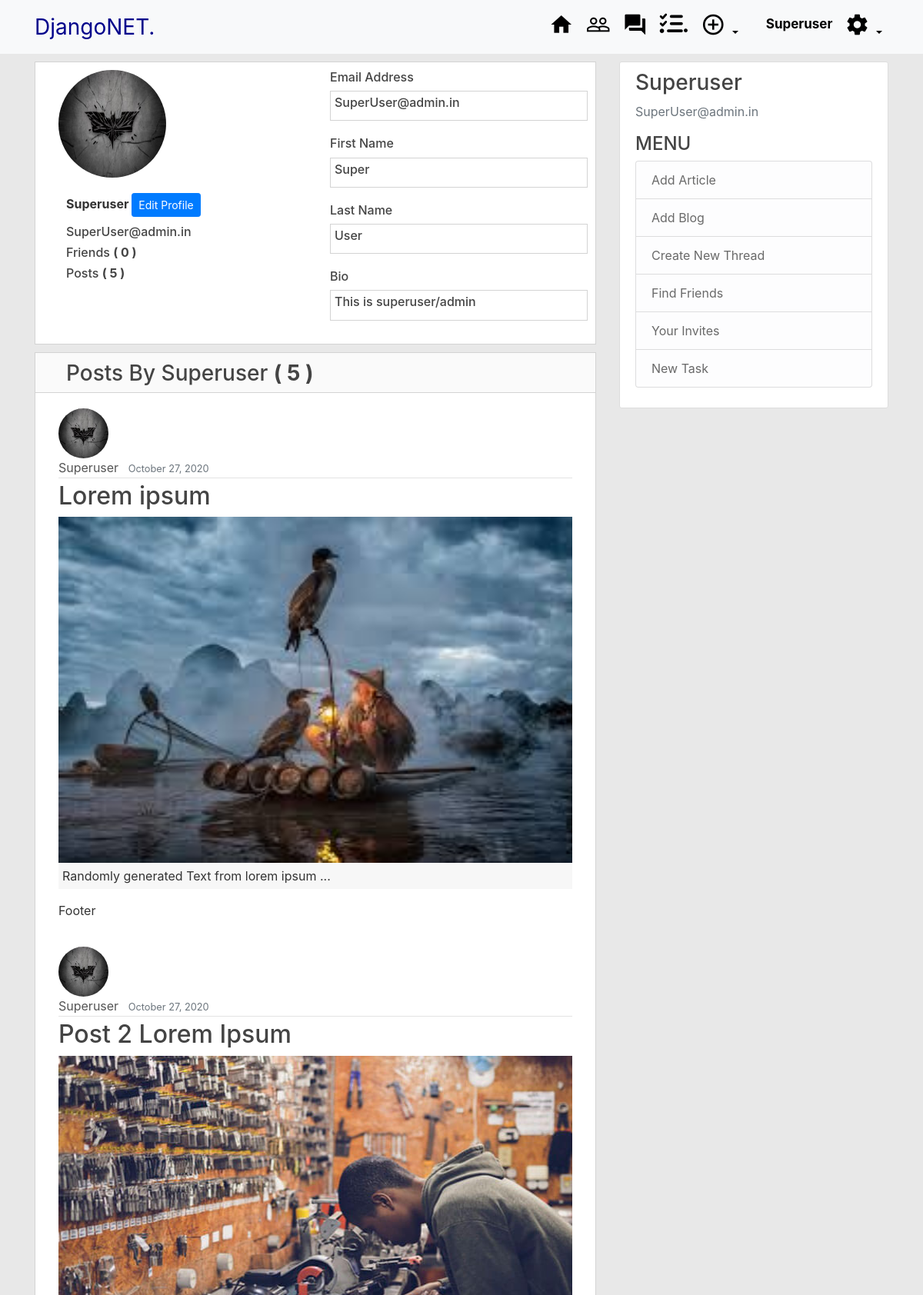
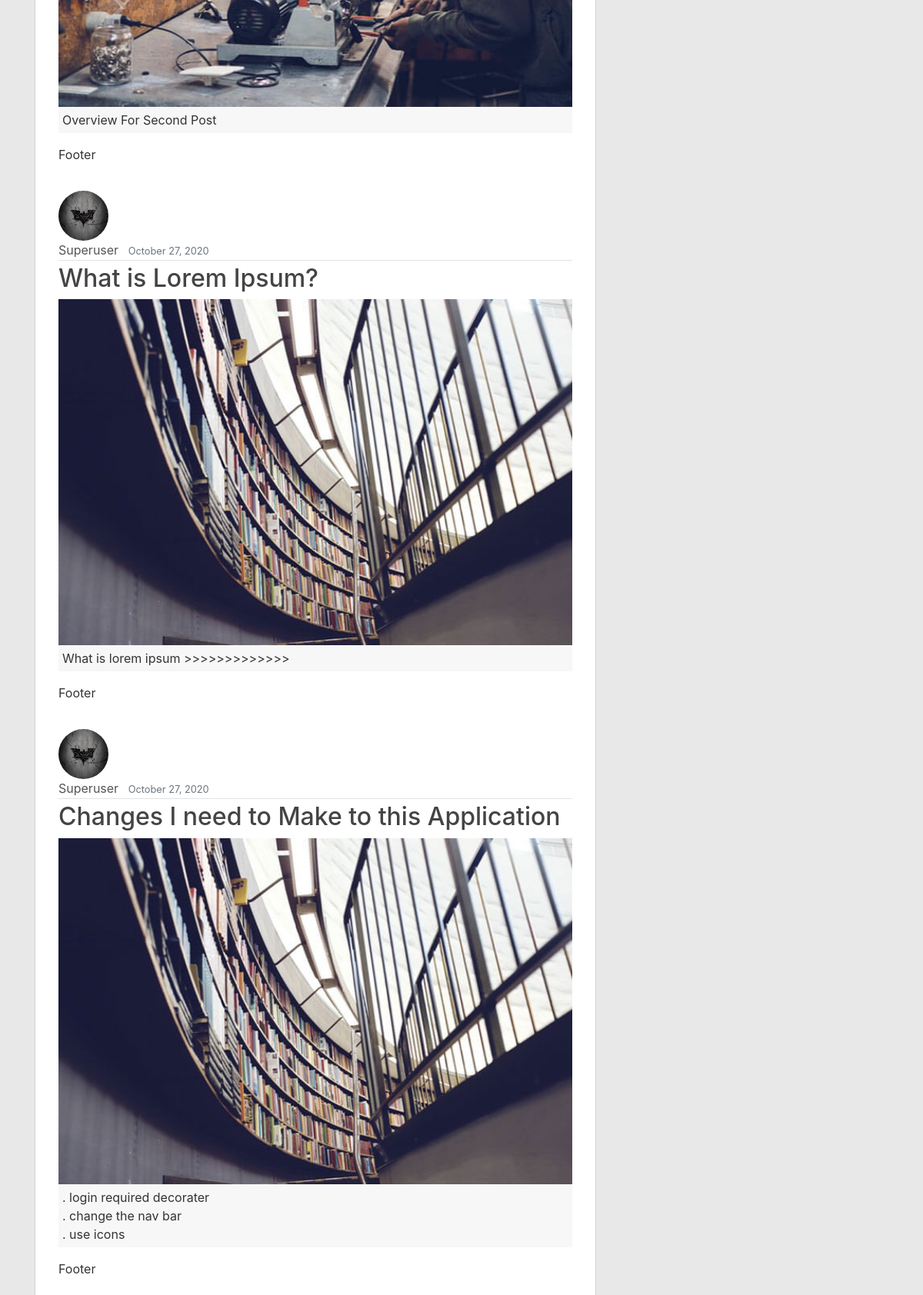
/profile/1/ (signed in, upper part), run on the app's committed database (2 pictures, top to bottom).
### users/models.py (models this page shows, shortened)
class Profile(models.Model):
	user = models.OneToOneField(User, on_delete=models.CASCADE)
	Fname = models.CharField(max_length=100, blank=True)
	Lname = models.CharField(max_length=100, blank=True)
	image=models.ImageField(default='default.jpg',upload_to='Profile_pics')
	bio = models.CharField(max_length = 200, default='No Bio')
	Friends = models.ManyToManyField(User, blank =True, related_name = "friends")
	objects = ProfileManager()
	def get_all_friends_count(self):
		return self.Friends.all().count()

### blog/models.py (models this page shows, shortened)
class post(models.Model):
	title= models.CharField(max_length=100)
	thumbnail = models.ImageField( upload_to = 'Thumbnails',default = None)
	overview = models.TextField(default = "Overview")
	Liked = models.ManyToManyField(Profile,default=None)
	content = HTMLField()
	date_posted= models.DateTimeField(default=timezone.now)
	author= models.ForeignKey(User,on_delete=models.CASCADE)
	objects = PostManager()

### users/views.py (the view)
# urls.py: path('profile/<int:pk>/',user_views.Profile_Detail_View.as_view(),name='detail_profile'),
class Profile_Detail_View(LoginRequiredMixin,DetailView):
	model = Profile
	template_name = 'users/profiledetail.html'
	context_object_name = 'object'
	def get_object(self):
		pk = self.kwargs.get('pk')
		user = User.objects.get(pk=pk)
		profile = Profile.objects.get(user = user)
		return profile
	def get_context_data(self, **kwargs):
		context = super().get_context_data(**kwargs)
		pk = self.kwargs.get('pk')
		user = User.objects.get(pk=pk)
		profile  = Profile.objects.get(user = self.request.user)
		rel_sender = Relationship.objects.filter(sender = profile)
		rel_rec = Relationship.objects.filter(reciever = profile)
		user_sender = []
		for obj in rel_sender:
			user_sender.append(obj.reciever.user)
		user_rec = []
		for obj in rel_rec:
			user_sender.append(obj.sender.user)
		context['Profile'] = profile
		context['Sender'] = user_sender
		context['Rec'] = user_rec
		Post_by_user = post.objects.get_all_posts_by_user(user)
		count = len(Post_by_user)
		context['count'] = count
		context['posts'] = Post_by_user
		return context
	'''
	def get_queryset(self,pk):
		user = User.objects.get(pk = pk)
		pro = Profile.objects.get(user = user)
		return pro
	'''

### blog/models.py (called while the page is built)
	def get_all_posts_by_user(self,user):
		p = post.objects.all().filter(author = user)
		return p

### users/templates/users/profiledetail.html (shortened to what this page needs)
{%extends "blog/base.html"%}
{%load crispy_forms_tags%}
{%block content%}
	<div class="Grid-profile">
		<div class="Area1">
			<img class = "rounded-circle profilepic" src="{{object.image.url}}">
				<div class="TextBox1">
					<b>{{object.user.username}} </b>
					{% if request.user == object.user %}
 					<a class= "btn btn-primary btn-sm" href="{% url 'profile-edit'%}">Edit Profile</a>
 					{% endif %}
				</div>
				<div class="TextBox1">
					<h6>{{object.user.email}}</h6>
					<h6> Friends <b>( {{object.get_all_friends_count}} ) </b></h6>
					<h6> Posts <b>( {{count}} ) </b></h6>
				</div>
		</div>
		<div class="Area2">
			<div class="ContainerBox">
				<h6>Email Address</h6>
				<div class="TextBox">
					<h6>{{object.user.email}}</h6>
				</div>
				<h6>First Name</h6>
				<div class="TextBox">
					<h6>{{object.Fname}}</h6>
				</div>
				<h6>Last Name</h6>
				<div class="TextBox">
					<h6>{{object.Lname}}</h6>
				</div>
				<h6> Bio </h6>
				<div class="TextBox">
					<h6>{{object.bio}}</h6>
				</div>
			</div>
		</div>
		<div class="Area3">
			<div class="seprator">
				<div class="TextBox1">
					<h3> Posts By {{object.user.username}} <b>( {{count}} ) </b> </h3>
				</div>
			</div>
		    {% for post in posts %}
		        <div class="Container">
		            <section class = "grid">
		                <div class="Header">
		                  <img class="rounded-circle article-img" src="{{ post.author.profile.image.url }}">
		                  <div class="media-body">
		                    <div class="article-metadata">
		                      <a class="mr-2" href="{% url 'detail_profile' post.author.id %}">{{ post.author }}</a>
		                      <small class="text-muted">{{ post.date_posted|date:"F d, Y" }}</small>
		                    </div>
		                  </div>
		                </div>
		                <div class="Content">
		                    <h2><a class="article-title" href="{% url 'post-detail' post.id %}">{{ post.title }}</a></h2>
		                    <img class="thumbnail_img" src="{{ post.thumbnail.url }}">
		                    <p class="article-content">{{ post.overview }}</p>
		                </div>
		                <div class = 'Footer'>Footer</div>
		            </section>
		        </div>
		    {% endfor %}
		</div>
	</div>
{%endblock content%}

### blog/templates/blog/base.html (shortened to what this page needs)
{%load static%}
<!DOCTYPE html>
<html>
<head>
    <link rel="stylesheet" href="https://maxcdn.bootstrapcdn.com/bootstrap/4.0.0/css/bootstrap.min.css">
    <link rel="stylesheet" type="text/css" href="{% static 'blog/main.css'%}">
    <link rel="stylesheet" type="text/css" href="{% static 'blog/profile.css'%}">
    <link rel="stylesheet" type="text/css" href="{% static 'blog/custom.css'%}">
    <link rel="stylesheet" type="text/css" href="{% static 'blog/Network.css'%}">
    <link rel="stylesheet" type="text/css" href="{% static 'blog/comment.css'%}">
</head>
<body>
	<header class="site-header">
      <nav class="navbar navbar-expand-md fixed-top navbar-light bg-light" >
        <div class="container">
          <a class="navbar-brand mr-4" style = "color:darkblue; text-shadow:10em; font-size: 28px;" href="{% url 'blog-home' %}">DjangoNET.</a>
          <div class="collapse navbar-collapse" id="navbarToggle">
            <div class="navbar-nav">
            	{% if user.is_authenticated %}
            		<a class="nav-item nav-link" href="{% url 'blog-home' %}">
            			<i class="material-icons" style="font-size:32px">home</i>
            		</a>
            		<a class="nav-item nav-link" href="{% url 'FindFriends' %}">
            			<i class="material-icons" style="font-size:32px">people_outline</i>
            		</a>
                    <a class="nav-item nav-link" href="{% url 'thread-home' %}">
                        <i class="material-icons" style="font-size:32px">forum
                        </i>
                    </a>
                    <a class="nav-item nav-link" href="{% url 'task-home' %}">
                        <i class='fas fa-tasks' style='font-size:30px'>.</i>
                    </a>
                    <div class="nav-item dropdown">
                        <a class="nav-link dropdown-toggle" href="#" id="navbarDropdownMenuLink" data-toggle="dropdown" aria-haspopup="true" aria-expanded="false">
                          <i class="material-icons" style="font-size:32px">add_circle_outline</i>
                        </a>
                      </div>
            		<a class="nav-item nav-link" href="{% url 'detail_profile' user.id %}"
            		style="font-size:17px; margin-top:3px; margin-left: 20px;">
            			<strong>{{user.username}}</strong>
            		</a>
                     <div class="nav-item dropdown">
                        <a class="nav-link dropdown-toggle" href="#" id="navbarDropdownMenuLink" data-toggle="dropdown" aria-haspopup="true" aria-expanded="false">
                          <i class="material-icons" style="font-size:32px">settings</i>
                        </a>
                      </div>
            	{% else %}
            		<a class="nav-item nav-link" href="{% url 'login' %}">Login</a>
            		<a class="nav-item nav-link" href="{% url 'register' %}">Register</a>
            	{% endif %}
            </div>
          </div>
        </div>
      </nav>
    </header>
	<main role="main" class="container">
	  <div class="row">
	    <div class="col-md-8">
	    	{% block content %}{% endblock %}
	    </div>
        {% if request.user.is_authenticated %}
    	    <div class="col-md-4">
    	      <div class="content-section">
    	        <h3>{{request.user.username}}</h3>
    	        <p class='text-muted'> {{request.user.email}}
                <h4>MENU</h4>
    	          <ul class="list-group">
                    <li class="list-group-item list-group-item-light">
                        <a href="{% url 'post-create' %}">Add Article</a>
                    </li>
                    <li class="list-group-item list-group-item-light">
                        <a href="{% url 'blog-create' %}">Add Blog</a>
                    </li>
                    <li class="list-group-item list-group-item-light">
                        <a href="{% url 'thread-create' %}"> Create New Thread</a>
                    </li>
                    <li class="list-group-item list-group-item-light">
                        <a href="{% url 'FindFriends' %}">Find Friends</a>
                    </li>
                    <li class="list-group-item list-group-item-light">
                        <a href="{% url 'my-invites' %}">Your Invites</a>
                    </li>
                    <li class="list-group-item list-group-item-light">
                        <a href="{% url 'task-create' %}">New Task</a>
                    </li>
    	          </ul>
    	        </p>
    	      </div>
    	    </div>
        {% endif %}
	  </div>
	</main>
</body>
</html>

### blog/static/blog/main.css (style rules this page uses)
body { background: #E8E8E8; color: #333333; margin-top: 5rem; }
h1, h2, h3, h4, h5, h6 { color: #444444; }
ul { margin: 0; }
li>a { color:#696969; }
.site-header .navbar-nav .nav-link { color: black; }
.content-section { background: #ffffff; padding: 10px 20px; border: 1px solid #dddddd; border-radius: 3px; margin-bottom: 20px; }
.article-title { color: #444444; }
.article-content { white-space: pre-line; }
.article-img { height: 65px; width: 65px; margin-right: 16px; }
.article-metadata { padding-bottom: 1px; margin-bottom: 4px; border-bottom: 1px solid #e3e3e3 }

### blog/static/blog/profile.css (style rules this page uses)
.Grid-profile { display: grid; grid-auto-columns: auto auto; grid-template-rows: auto auto ; grid-row-gap: 10px; grid-template-areas: ' Area1 Area2 ' ' Area3 Area3 '; grid-auto-columns: }
.ContainerBox { padding: 10px; }
.Area1 { background-color: white; border-left: 1px solid lightgrey; border-top: 1px solid lightgrey; border-bottom: 1px solid lightgrey; grid-area: Area1; }
.Area2 { background-color: white; grid-area: Area2; border-right: 1px solid lightgrey; border-top: 1px solid lightgrey; border-bottom: 1px solid lightgrey; }
.Area3 { background-color: white; border:1px solid lightgrey; grid-area: Area3; }
.TextBox { padding: 5px; border: 1px solid lightgrey; background-color: white; margin-bottom: 20px; }
.TextBox1 { margin-left:30px; padding: 10px 10px 0px 10px; }
.profilepic { height: 160px; width: 160px; padding: 10px; margin-left: 20px }
.seprator { background-color: #fafafa; border-bottom: 1px solid lightgrey; margin-bottom: 10px; }

### blog/static/blog/custom.css (style rules this page uses)
.Container { margin-left: 10px; margin-right: 10px; margin-bottom: 15px; background-color: white; }
.grid { display: grid; grid-template-columns: auto; grid-template-rows: auto auto auto; grid-template-areas: ' Header ' ' Content ' ' Footer '; }
.Header { grid-area:Header; height: auto; padding-top: 10px; padding-left:20px; padding-right: 20px; }
.thumbnail_img { width: 100%; height: calc(100vh - 350px); }
.Content { grid-area:Content; height: auto; padding-left:20px; padding-right: 20px; }
.Content>p { padding: 5px; background-color: #f7f7f7; }
.Footer { grid-area: Footer; padding-left:20px; padding-right: 20px; margin-bottom: 10px }

### blog/static/blog/Network.css (style rules this page uses)
a { text-decoration: none; color: #555; }

### data on the page
Profile: image (picture), user.username "Superuser", user.email "SuperUser@admin.in", get_all_friends_count "0", Fname "Super", Lname "User", bio "This is superuser/admin"
post: author.profile.image (picture), author "Superuser", date_posted "October 27, 2020", title "Lorem ipsum", thumbnail (picture), overview "Randomly generated Text from lorem ipsum ..."
post: author.profile.image (picture), author "Superuser", date_posted "October 27, 2020", title "Post 2 Lorem Ipsum", thumbnail (picture), overview "Overview For Second Post"
post: author.profile.image (picture), author "Superuser", date_posted "October 27, 2020", title "What is Lorem Ipsum?", thumbnail (picture), overview "What is lorem ipsum >>>>>>>>>>>>>"
post: author.profile.image (picture), author "Superuser", date_posted "October 27, 2020", title "Changes I need to Make to this Application", thumbnail (picture), overview ". login required decorater . change the nav bar . use icons"

### other printed values
{{ user.username }} "Superuser"
{{ count }} "5"
{{ request.user.username }} "Superuser"
{{ request.user.email }} "SuperUser@admin.in"
